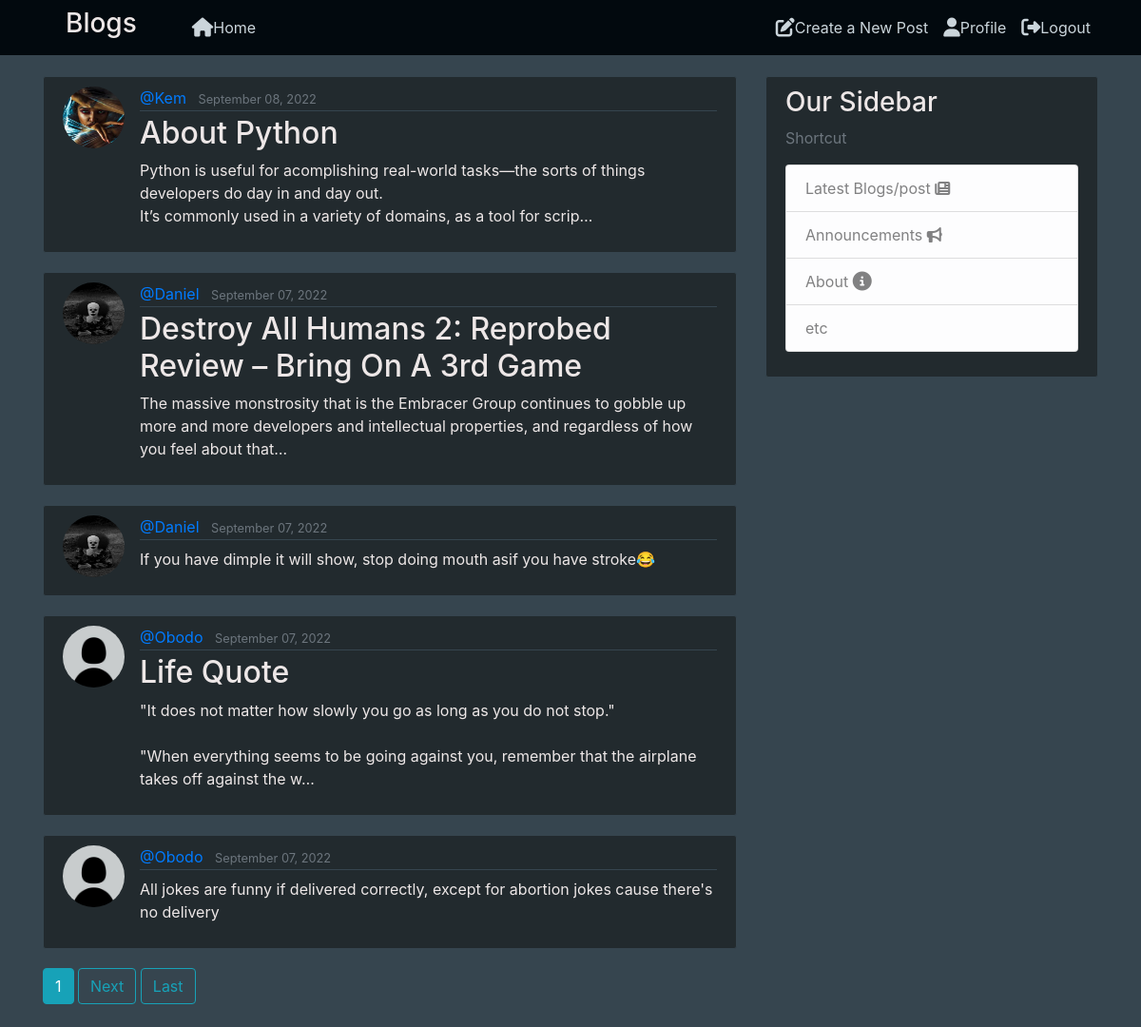
Before: / (signed in) with the older database file.
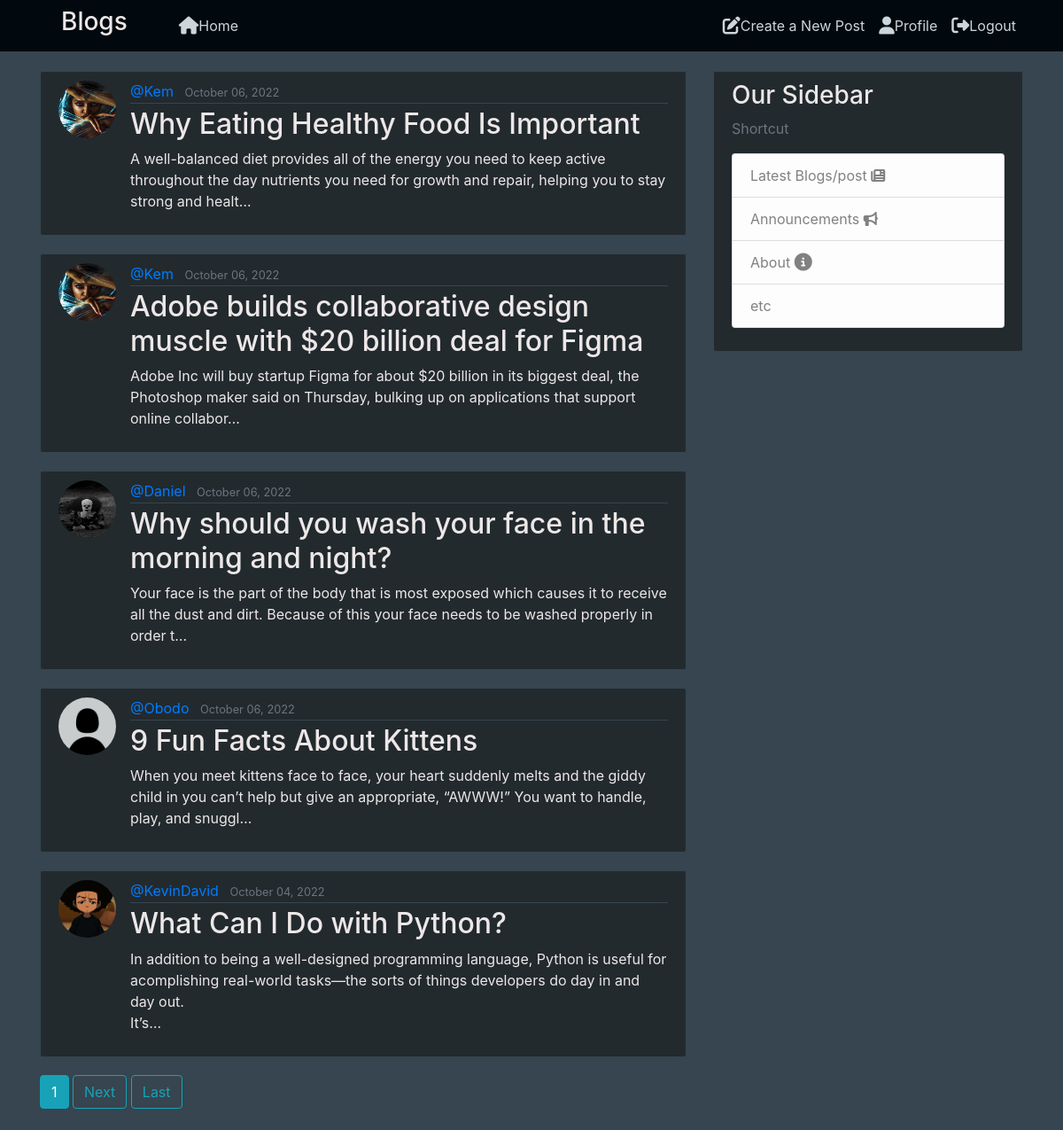
After: the same page with the newer database file.
### blog/models.py (models this page shows, shortened)
class Post(models.Model):
    title = models.CharField(max_length=100)
    content = models.TextField()
    date_posted = models.DateTimeField(default=timezone.now)
    author = models.ForeignKey(User, on_delete=models.CASCADE)

### users/models.py (models this page shows, shortened)
class Profile(models.Model):
    user = models.OneToOneField(User, on_delete=models.CASCADE)
    image = models.ImageField(default = 'default.jpg', upload_to = 'profile_pics')
    bio = models.TextField(blank=True)

### blog/views.py (the view)
# urls.py: path('', PostListView.as_view() , name='home'),
class PostListView(LoginRequiredMixin, ListView):
    model = Post
    template_name = 'blog/home.html'
    context_object_name = 'posts'[0:99]
    ordering = ['-date_posted']
    paginate_by = 5

### blog/templates/blog/home.html (shortened to what this page needs)
{% extends 'blog/base.html' %}
{% block content %}
    {% for post in posts %}
        <article class="media content-section">
        <img class="rounded-circle article-img" src="{{ post.author.profile.image.url }}" style="max-height:89px;" >
            <div class="media-body">
            <div class="article-metadata">
                <a class="mr-2" href="{% url 'user-posts' post.author.username %}">@{{ post.author }}</a>
                <small class="text-muted">{{ post.date_posted|date:'F d, Y' }}</small>
            </div>
            <h2><a class="article-title" href="{% url 'post-detail' post.id %}">{{ post.title }}</a></h2>
            <p class="article-content">{{ post.content|truncatechars:170 }}</p>
            </div>
        </article>
    {% endfor %}
    {% if is_paginated %}
     {% for num in page_obj.paginator.page_range %}
       {% if page_obj.number == num %}
        <a class="btn btn-info mb-4" href="?page={{ num }}">{{ num }}</a>
       {% elif num > page_obj.number|add:'-3' and num < page_obj.number|add:'-3' %}
        <a class="btn btn-outline-info mb-4" href="?page={{ num }}">{{ num }}</a>
       {% endif %}
     {% endfor %}
     {% if page_obj.has_next%}
      <a class="btn btn-outline-info mb-4" href="?page={{ page_obj.next_page_number }}">Next</a>
      <a class="btn btn-outline-info mb-4" href="?page={{ page_obj.paginator.num_pages }}">Last</a>
     {% endif %}
    {% endif %}
{% endblock content %}

Changed rows visible on the page:
no longer on this page (row unchanged): Post: author.profile.image (picture), author "Kem", date_posted "September 08, 2022", title "About Python", content "Python is useful for acomplishing real-world tasks—the sorts of things developers do day in and day out. It’s commonly used in a variety of domains, as a tool for scrip…"
no longer on this page (row unchanged): Post: author.profile.image (picture), author "Daniel", date_posted "September 07, 2022", title "Destroy All Humans 2: Reprobed Review – Bring On A 3rd Game", content "The massive monstrosity that is the Embracer Group continues to gobble up more and more developers and intellectual properties, and regardless of how you feel about that…"
removed Post: author.profile.image (picture), author "Daniel", date_posted "September 07, 2022", content "If you have dimple it will show, stop doing mouth asif you have stroke😂"
no longer on this page (row unchanged): Post: author.profile.image (placeholder picture), author "Obodo", date_posted "September 07, 2022", title "Life Quote", content "\"It does not matter how slowly you go as long as you do not stop.\" \"When everything seems to be going against you, remember that the airplane takes off against the w…"
removed Post: author.profile.image (placeholder picture), author "Obodo", date_posted "September 07, 2022", content "All jokes are funny if delivered correctly, except for abortion jokes cause there's no delivery"
added Post: author.profile.image (picture), author "Kem", date_posted "October 06, 2022", title "Why Eating Healthy Food Is Important", content "A well-balanced diet provides all of the energy you need to keep active throughout the day nutrients you need for growth and repair, helping you to stay strong and healt…"
added Post: author.profile.image (picture), author "Kem", date_posted "October 06, 2022", title "Adobe builds collaborative design muscle with $20 billion deal for Figma", content "Adobe Inc will buy startup Figma for about $20 billion in its biggest deal, the Photoshop maker said on Thursday, bulking up on applications that support online collabor…"
added Post: author.profile.image (picture), author "Daniel", date_posted "October 06, 2022", title "Why should you wash your face in the morning and night?", content "Your face is the part of the body that is most exposed which causes it to receive all the dust and dirt. Because of this your face needs to be washed properly in order t…"
added Post: author.profile.image (placeholder picture), author "Obodo", date_posted "October 06, 2022", title "9 Fun Facts About Kittens", content "When you meet kittens face to face, your heart suddenly melts and the giddy child in you can’t help but give an appropriate, “AWWW!” You want to handle, play, and snuggl…"
added Post: author.profile.image (picture), author "KevinDavid", date_posted "October 04, 2022", title "What Can I Do with Python?", content "In addition to being a well-designed programming language, Python is useful for acomplishing real-world tasks—the sorts of things developers do day in and day out. It’s…"
